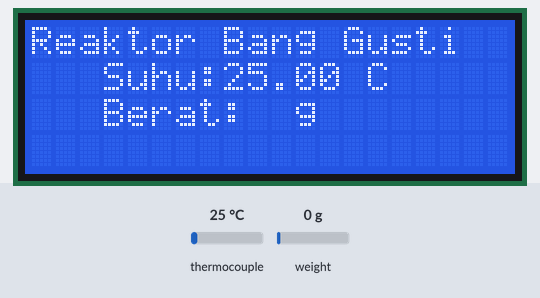
Bench run of a sketch on a simulated ESP8266 (NodeMCU). Shown: 20×4 character LCD. The inputs (shaded band) are chosen by the test bench; at power-on: weight on the scale 0 g, thermocouple 25 °C. What the sketch prints to the serial monitor is not drawn.

Above: at 2.4 s.
2.5 s: weight on the scale set to 100 g
4.0 s: weight on the scale set to 1250 g
5.5 s: weight on the scale set to 2500 g
7.7 s: weight on the scale set to 3750 g
9.2 s: thermocouple set to 6 °C
At 10.8 s:
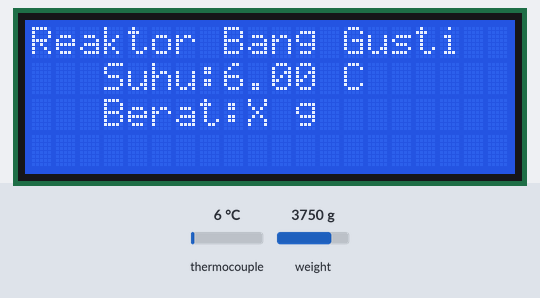
11.5 s: thermocouple set to 75 °C
At 12.6 s:
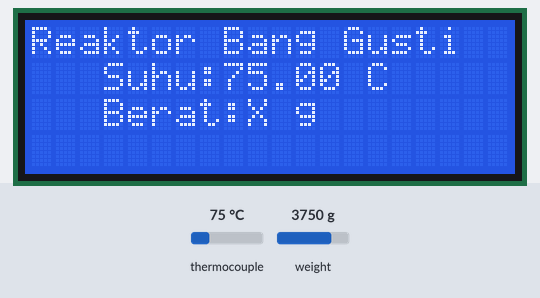
Timing chart, 0 to 14.5 s (numbered marks = the images above; inputs shaded):
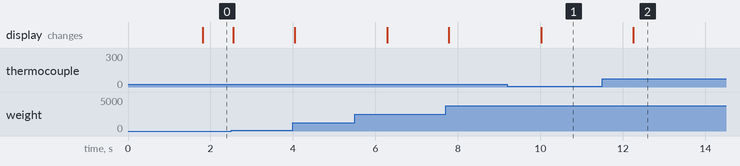

The sketch:

PYG_Reaktor.ino
```cpp
#include <Wire.h>
#include <LiquidCrystal_I2C.h>
#include <max6675.h>
#include <HX711.h>

// Initialize the LCD library
LiquidCrystal_I2C lcd(0x27, 20, 4); // Set the LCD address to 0x27 for a 20x4 display

// --- Pin Definitions --- //
#if defined(ESP8266)
// Wemos D1 mini (ESP8266)
// MAX6675
#define thermoDO   12
#define thermoCS   15
#define thermoCLK  14
// HX711
#define DT_HX711   0
#define SCK_HX711  2

#elif defined(ESP32)
// ESP32 DOIT
// MAX6675
#define thermoDO   14
#define thermoCS   13
#define thermoCLK  27
// HX711
#define DT_HX711   15
#define SCK_HX711  2

#else
// Fallback (other Arduino boards)
#define thermoDO   4
#define thermoCS   5
#define thermoCLK  6
#define DT_HX711   7
#define SCK_HX711  8
#endif

HX711 LoadCell;

// Initialize the MAX6675 library
MAX6675 thermocouple(thermoCLK, thermoCS, thermoDO);
float thermocoupleTemp;
long force = 0;
void setup() {
  // Initialize the LCD
  lcd.begin(); // !!!Kadang "init" bergantung lib
  lcd.backlight();
  lcd.setCursor(0, 0);
  LoadCell.begin(DT_HX711, SCK_HX711,128);
  LoadCell.set_scale(); //397.5f itu val sebelumnya buat load cell 5kg
  LoadCell.tare();
  Serial.begin(115200); // Initialize the serial communication
  Serial.print("haha");
}

void loop() {
  // Read the temperature from the thermocouple
  thermocoupleTemp = thermocouple.readCelsius();

  // LoadCell.power_down();			        // put the ADC in sleep mode
  delay(200);
  // LoadCell.power_up();

  force = LoadCell.get_units(5);
  // force = map(force,670261,676119,0,276);
  //force = force/30;

  //// Data logger
  Serial.print(force);
  Serial.print("\t");
  Serial.println(thermocoupleTemp,0);

  //// LCD
  datashow();

  //// Serial Monitor Debugging
  // Serial.print("Thermocouple Temp: ");
  // Serial.print(thermocoupleTemp);
  // Serial.println(" C");

  // Serial.print("Berat: ");
  // Serial.print(force);
  // Serial.println(" g");

  //delay(4000);

}

// Function to display data on the LCD
void datashow() {
  lcd.clear();
  // Print the temperature and weight
  lcd.print("Reaktor Bang Gusti");

  //Display Reaktor
  lcd.setCursor(0,1);
  lcd.print("   Suhu:");
  lcd.print(thermocoupleTemp);
  lcd.print(" C");

  //Display Timbangan
  lcd.setCursor(0,2);
  lcd.print("   Berat:");
  lcd.print(force,0);
  lcd.print (" g");

  }
```

Measured:
- after the input at 9.2 s, the display: changes after 0.82 s (image 1)
- after the input at 11.5 s, the display: changes after 0.75 s (image 2)
